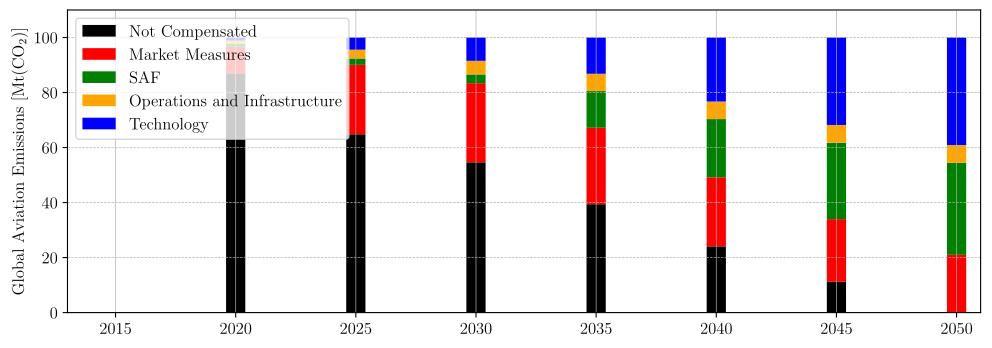

The script that drew this image:
#%%
# runs code as interactive cell 
# https://code.visualstudio.com/docs/python/jupyter-support-py

# IMPORTS #######################################

# plotting
import matplotlib.pyplot as plt
import matplotlib.font_manager as font_manager
# unit conversion
cm = 1/2.54 # for inches-cm conversion
# time manipulation
from datetime import datetime

# data science
import numpy as np
import pandas as pd
from scipy.interpolate import interp1d

# i/o
from pathlib import PurePath, Path

# SETUP #########################################

plt.rcParams.update({
    "text.usetex": True,
    "font.family": "Arial",
    "font.sans-serif": "Computer Modern",
    'font.size': 12
})

# DATA IMPORT ###################################

df_destination2050 = pd.read_excel(
    io = './data/data.xlsx',
    sheet_name = 'Destination2050',
    usecols = lambda column: column in [
        'hypothetical_reference (x)',
        'hypothetical_reference (y)',
        'kerosene (x)',
        'kerosene (y)',
        'hydrogen (x)',
        'hydrogen (y)',
        'effect_hydrogen (x)',
        'effect_hydrogen (y)',
        'improved_ATM_and_operations (x)',
        'improved_ATM_and_operations (y)',
        'SAF (x)',
        'SAF (y)',
        'effect_SAF (x)',
        'effect_SAF (y)',
        'economic_measures (x)',
        'economic_measures (y)',
        'effect_economic_measures (x)',
        'effect_economic_measures (y)',
        'Net_CO2_emissions (x)',
        'Net_CO2_emissions (y)'
    ],
    dtype={
        'hypothetical_reference (x)': float,
        'hypothetical_reference (y)': float,
        'kerosene (x)': float,
        'kerosene (y)': float,
        'hydrogen (x)': float,
        'hydrogen (y)': float,
        'effect_hydrogen (x)': float,
        'effect_hydrogen (y)': float,
        'improved_ATM_and_operations (x)': float,
        'improved_ATM_and_operations (y)': float,
        'SAF (x)': float,
        'SAF (y)': float,
        'effect_SAF (x)': float,
        'effect_SAF (y)': float,
        'economic_measures (x)': float,
        'economic_measures (y)': float,
        'effect_economic_measures (x)': float,
        'effect_economic_measures (y)': float,
        'Net_CO2_emissions (x)': float,
        'Net_CO2_emissions (y)': float
    },
    header = 0,
    engine = 'openpyxl',
    decimal=','
)
df_eurocontrol = pd.read_excel(
    io = './data/data.xlsx',
    sheet_name = 'Eurocontrol',
    usecols = lambda column: column in [
        'best_case (x)',
        'best_case (y)',
        'Other (x)',
        'Other (y)',
        'SAF (x)',
        'SAF (y)',
        'ATM (x)',
        'ATM (y)',
        'Fleet_revol (x)',
        'Fleet_revol (y)',
        'Fleet_evol (x)',
        'Fleet_evol (y)',
    ],
    dtype={
        'best_case (x)': float,
        'best_case (y)': float,
        'Other (x)': float,
        'Other (y)': float,
        'SAF (x)': float,
        'SAF (y)': float,
        'ATM (x)': float,
        'ATM (y)': float,
        'Fleet_revol (x)': float,
        'Fleet_revol (y)': float,
        'Fleet_evol (x)': float,
        'Fleet_evol (y)': float,
    },
    header = 0,
    engine = 'openpyxl',
    decimal=','
)
df_Swiss = pd.read_excel(
    io = './data/data.xlsx',
    sheet_name = 'Swiss',
    usecols = lambda column: column in [
        'efficiency (x)',
        'efficiency (y)',
        'ops (x)',
        'ops (y)',
        'econ (x)',
        'econ (y)',
        'reduced (x)',
        'reduced (y)',
        'offset (x)',
        'offset (y)',
        'saf (x)',
        'saf (y)',
    ],
    dtype={
        'efficiency (x)': float,
        'efficiency (y)': float,
        'ops (x)': float,
        'ops (y)': float,
        'econ (x)': float,
        'econ (y)': float,
        'saf (x)': float,
        'saf (y)': float,
        'offset (x)': float,
        'offset (y)': float,
        'reduced (x)': float,
        'reduced (y)': float,
    },
    header = 0,
    engine = 'openpyxl',
    decimal=','
)
df_WayPoint2050 = pd.read_excel(
    io = './data/data.xlsx',
    sheet_name = 'WayPoint2050',
    usecols = lambda column: column in [
        'reduced (x)',
        'reduced (y)',
        'MarketBased_Measure (x)',
        'MarketBased_Measure (y)',
        'SAF (x)',
        'SAF (y)',
        'Operations_and_Infrastructure (x)',
        'Operations_and_Infrastructure (y)',
        'Technology (x)',
        'Technology (y)',
    ],
    dtype={
        'reduced (x)': float,
        'reduced (y)': float,
        'MarketBased_Measure (x)': float,
        'MarketBased_Measure (y)': float,
        'SAF (x)': float,
        'SAF (y)': float,
        'Operations_and_Infrastructure (x)': float,
        'Operations_and_Infrastructure (y)': float,
        'Technology (x)': float,
        'Technology (y)': float,
    },
    header = 0,
    engine = 'openpyxl',
    decimal=','
)

# DATA MANIPULATION #############################

# this is the new list of years
list_of_years: list[int] = [i for i in range(2020, 2050+1)]

def interpolate_1d_dataframe(
    df: pd.DataFrame,
    name_of_column_to_interpolate_x: str,
    name_of_column_to_interpolate_y: str,
    new_x_values: list[int],
) -> pd.DataFrame:
    df_interpolated = pd.DataFrame()
    df_interpolated['year'] = new_x_values
    interpolation_polynomial = interp1d(
        x = df[name_of_column_to_interpolate_x].dropna(), # 'NaN' values usually cause problems, so we remove them here
        y = df[name_of_column_to_interpolate_y].dropna(), # 'NaN' values usually cause problems, so we remove them here
    )
    df_interpolated['y'] = [interpolation_polynomial(x_value) for x_value in new_x_values]
    return df_interpolated


df_destination2050_net: pd.DataFrame = interpolate_1d_dataframe(
    df = df_destination2050,
    name_of_column_to_interpolate_x ='Net_CO2_emissions (x)',
    name_of_column_to_interpolate_y ='Net_CO2_emissions (y)',
    new_x_values = list_of_years,
)

df_destination2050_reference: pd.DataFrame = interpolate_1d_dataframe(
    df = df_destination2050,
    name_of_column_to_interpolate_x ='hypothetical_reference (x)',
    name_of_column_to_interpolate_y ='hypothetical_reference (y)',
    new_x_values = list_of_years,
)

df_destination2050_kerosene: pd.DataFrame = interpolate_1d_dataframe(
    df = df_destination2050,
    name_of_column_to_interpolate_x ='kerosene (x)',
    name_of_column_to_interpolate_y ='kerosene (y)',
    new_x_values = list_of_years,
)

df_destination2050_hydrogen: pd.DataFrame = interpolate_1d_dataframe(
    df = df_destination2050,
    name_of_column_to_interpolate_x ='hydrogen (x)',
    name_of_column_to_interpolate_y ='hydrogen (y)',
    new_x_values = list_of_years,
)

df_destination2050_effect_hydrogen: pd.DataFrame = interpolate_1d_dataframe(
    df = df_destination2050,
    name_of_column_to_interpolate_x ='effect_hydrogen (x)',
    name_of_column_to_interpolate_y ='effect_hydrogen (y)',
    new_x_values = list_of_years,
)

df_destination2050_improved_ATM_and_operations: pd.DataFrame = interpolate_1d_dataframe(
    df = df_destination2050,
    name_of_column_to_interpolate_x ='improved_ATM_and_operations (x)',
    name_of_column_to_interpolate_y ='improved_ATM_and_operations (y)',
    new_x_values = list_of_years,
)

df_destination2050_SAF: pd.DataFrame = interpolate_1d_dataframe(
    df = df_destination2050,
    name_of_column_to_interpolate_x ='SAF (x)',
    name_of_column_to_interpolate_y ='SAF (y)',
    new_x_values = list_of_years,
)

df_destination2050_effect_SAF: pd.DataFrame = interpolate_1d_dataframe(
    df = df_destination2050,
    name_of_column_to_interpolate_x ='effect_SAF (x)',
    name_of_column_to_interpolate_y ='effect_SAF (y)',
    new_x_values = list_of_years,
)

df_destination2050_economic_measures: pd.DataFrame = interpolate_1d_dataframe(
    df = df_destination2050,
    name_of_column_to_interpolate_x ='economic_measures (x)',
    name_of_column_to_interpolate_y ='economic_measures (y)',
    new_x_values = list_of_years,
)

df_destination2050_effect_economic_measures: pd.DataFrame = interpolate_1d_dataframe(
    df = df_destination2050,
    name_of_column_to_interpolate_x ='effect_economic_measures (x)',
    name_of_column_to_interpolate_y ='effect_economic_measures (y)',
    new_x_values = list_of_years,
)

df_eurocontrol_Fleet_evol: pd.DataFrame = interpolate_1d_dataframe(
    df = df_eurocontrol,
    name_of_column_to_interpolate_x ='Fleet_evol (x)',
    name_of_column_to_interpolate_y ='Fleet_evol (y)',
    new_x_values = list_of_years,
)

df_eurocontrol_Fleet_revol: pd.DataFrame = interpolate_1d_dataframe(
    df = df_eurocontrol,
    name_of_column_to_interpolate_x ='Fleet_revol (x)',
    name_of_column_to_interpolate_y ='Fleet_revol (y)',
    new_x_values = list_of_years,
)

df_eurocontrol_best_case: pd.DataFrame = interpolate_1d_dataframe(
    df = df_eurocontrol,
    name_of_column_to_interpolate_x ='best_case (x)',
    name_of_column_to_interpolate_y ='best_case (y)',
    new_x_values = list_of_years,
)

df_eurocontrol_Other: pd.DataFrame = interpolate_1d_dataframe(
    df = df_eurocontrol,
    name_of_column_to_interpolate_x ='Other (x)',
    name_of_column_to_interpolate_y ='Other (y)',
    new_x_values = list_of_years,
)

df_eurocontrol_ATM: pd.DataFrame = interpolate_1d_dataframe(
    df = df_eurocontrol,
    name_of_column_to_interpolate_x ='ATM (x)',
    name_of_column_to_interpolate_y ='ATM (y)',
    new_x_values = list_of_years,
)

df_eurocontrol_SAF: pd.DataFrame = interpolate_1d_dataframe(
    df = df_eurocontrol,
    name_of_column_to_interpolate_x ='SAF (x)',
    name_of_column_to_interpolate_y ='SAF (y)',
    new_x_values = list_of_years,
)

df_Swiss_efficiency: pd.DataFrame = interpolate_1d_dataframe(
    df = df_Swiss,
    name_of_column_to_interpolate_x ='efficiency (x)',
    name_of_column_to_interpolate_y ='efficiency (y)',
    new_x_values = list_of_years,
)

df_Swiss_ops: pd.DataFrame = interpolate_1d_dataframe(
    df = df_Swiss,
    name_of_column_to_interpolate_x ='ops (x)',
    name_of_column_to_interpolate_y ='ops (y)',
    new_x_values = list_of_years,
)

df_Swiss_saf: pd.DataFrame = interpolate_1d_dataframe(
    df = df_Swiss,
    name_of_column_to_interpolate_x ='saf (x)',
    name_of_column_to_interpolate_y ='saf (y)',
    new_x_values = list_of_years,
)

df_Swiss_offset: pd.DataFrame = interpolate_1d_dataframe(
    df = df_Swiss,
    name_of_column_to_interpolate_x ='offset (x)',
    name_of_column_to_interpolate_y ='offset (y)',
    new_x_values = list_of_years,
)

df_Swiss_reduced: pd.DataFrame = interpolate_1d_dataframe(
    df = df_Swiss,
    name_of_column_to_interpolate_x ='reduced (x)',
    name_of_column_to_interpolate_y ='reduced (y)',
    new_x_values = list_of_years,
)

df_Swiss_econ: pd.DataFrame = interpolate_1d_dataframe(
    df = df_Swiss,
    name_of_column_to_interpolate_x ='econ (x)',
    name_of_column_to_interpolate_y ='econ (y)',
    new_x_values = list_of_years,
)

df_WayPoint2050_reduced: pd.DataFrame = interpolate_1d_dataframe(
    df = df_WayPoint2050,
    name_of_column_to_interpolate_x ='reduced (x)',
    name_of_column_to_interpolate_y ='reduced (y)',
    new_x_values = list_of_years,
)

df_WayPoint2050_MarketBased_Measure: pd.DataFrame = interpolate_1d_dataframe(
    df = df_WayPoint2050,
    name_of_column_to_interpolate_x ='MarketBased_Measure (x)',
    name_of_column_to_interpolate_y ='MarketBased_Measure (y)',
    new_x_values = list_of_years,
)

df_WayPoint2050_Operations_and_Infrastructure: pd.DataFrame = interpolate_1d_dataframe(
    df = df_WayPoint2050,
    name_of_column_to_interpolate_x ='Operations_and_Infrastructure (x)',
    name_of_column_to_interpolate_y ='Operations_and_Infrastructure (y)',
    new_x_values = list_of_years,
)

df_WayPoint2050_Technology: pd.DataFrame = interpolate_1d_dataframe(
    df = df_WayPoint2050,
    name_of_column_to_interpolate_x ='Technology (x)',
    name_of_column_to_interpolate_y ='Technology (y)',
    new_x_values = list_of_years,
)

df_WayPoint2050_SAF: pd.DataFrame = interpolate_1d_dataframe(
    df = df_WayPoint2050,
    name_of_column_to_interpolate_x ='SAF (x)',
    name_of_column_to_interpolate_y ='SAF (y)',
    new_x_values = list_of_years,
)

# FIGURE ########################################

# SETUP ######################

fig, ax = plt.subplots(
        num = 'main',
        nrows = 1,
        ncols = 1,
        dpi = 300,
        figsize=(30*cm, 10*cm), # A4=(210x297)mm
    )

# DATA #######################

# AXIS LIMITS ################

ax.set_ylim(0, 110)
ax.set_xlim(2013, 2051)

# TICKS AND LABELS ###########

# GRIDS ######################

ax.grid(which='major', axis='x', linestyle='-', linewidth = 0.5)
ax.grid(which='both', axis='y', linestyle='--', linewidth = 0.5)

# AXIS LABELS ################

ax.set_ylabel("Global Aviation Emissions [Mt(CO$_2$)]")

# PLOTTING ###################

# Destination2050

def normalize_dataframe_and_select_years(
    df_to_normalize: pd.DataFrame,
    df_reference: pd.DataFrame
) -> pd.DataFrame:
    df_normalized = pd.DataFrame()
    df_normalized['year'] = df_to_normalize['year']
    df_normalized['y'] = (df_to_normalize['y'] / df_reference['y'])*100
    df_normalized = df_normalized[df_normalized['year'].isin([2020,2025,2030,2035,2040,2045,2050])]
    return df_normalized

df_destination2050_net_norm = normalize_dataframe_and_select_years(
    df_destination2050_net,
    df_destination2050_reference
)

df_destination2050_market_norm = normalize_dataframe_and_select_years(
    df_destination2050_effect_SAF,
    df_destination2050_reference
)

df_destination2050_SAF_norm = normalize_dataframe_and_select_years(
    df_destination2050_SAF,
    df_destination2050_reference
)

df_destination2050_ops_norm = normalize_dataframe_and_select_years(
    df_destination2050_effect_hydrogen,
    df_destination2050_reference
)

df_destination2050_ref_norm = normalize_dataframe_and_select_years(
    df_destination2050_reference,
    df_destination2050_reference
)


ax.bar(
    x = df_destination2050_net_norm['year'],
    height = df_destination2050_net_norm['y'],
    bottom = None, 
    width=0.8,
    color = 'black',
    label = 'Not Compensated',
)
ax.bar(
    x = df_destination2050_market_norm['year'],
    height = df_destination2050_market_norm['y'] - df_destination2050_net_norm['y'],
    bottom = df_destination2050_net_norm['y'], 
    width=0.8,
    color = 'red',
    label = 'Market Measures',
)
ax.bar(
    x = df_destination2050_SAF_norm['year'],
    height = df_destination2050_SAF_norm['y'] - df_destination2050_market_norm['y'],
    bottom = df_destination2050_market_norm['y'], 
    width=0.8,
    color = 'green',
    label = 'SAF',
)
ax.bar(
    x = df_destination2050_ops_norm['year'],
    height = df_destination2050_ops_norm['y'] - df_destination2050_SAF_norm['y'],
    bottom = df_destination2050_SAF_norm['y'], 
    width=0.8,
    color = 'orange',
    label = 'Operations and Infrastructure',
)
ax.bar(
    x = df_destination2050_ref_norm['year'],
    height = df_destination2050_ref_norm['y'] - df_destination2050_ops_norm['y'],
    bottom = df_destination2050_ops_norm['y'], 
    width=0.8,
    color = 'blue',
    label = 'Technology',
)


# LEGEND ####################

ax.legend(
    loc = 'upper left',
)

# EXPORT #########################################

import os 
file_path = os.path.abspath(__file__)
file_name = os.path.splitext(os.path.basename(file_path))[0]
figure_name: str = str(file_name + '.pdf')

plt.savefig(
    fname = figure_name,
    format="pdf",
    bbox_inches='tight',
    transparent = False
)
# %%
